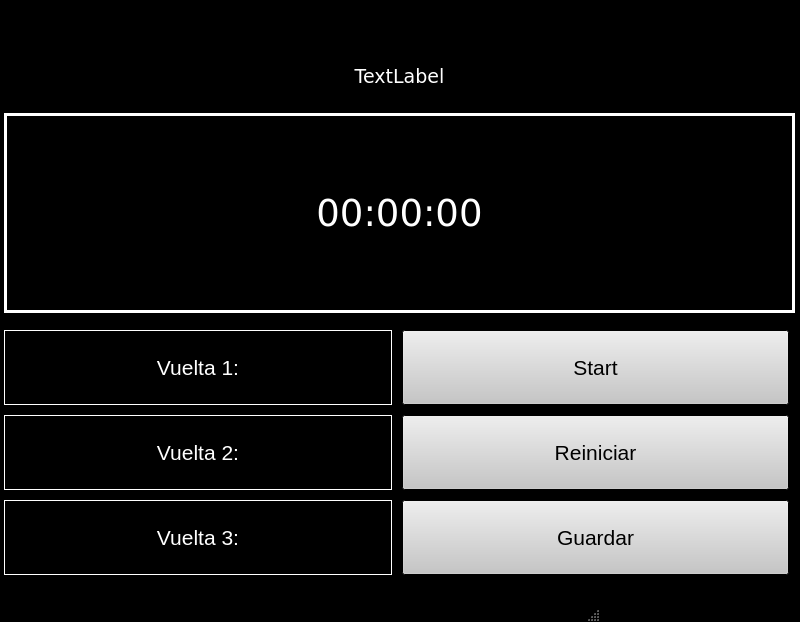
<?xml version="1.0" encoding="UTF-8"?>
<ui version="4.0">
 <class>MainWindow</class>
 <widget class="QMainWindow" name="MainWindow">
  <property name="geometry">
   <rect>
    <x>0</x>
    <y>0</y>
    <width>800</width>
    <height>600</height>
   </rect>
  </property>
  <property name="sizePolicy">
   <sizepolicy hsizetype="Fixed" vsizetype="Fixed">
    <horstretch>0</horstretch>
    <verstretch>0</verstretch>
   </sizepolicy>
  </property>
  <property name="maximumSize">
   <size>
    <width>800</width>
    <height>600</height>
   </size>
  </property>
  <property name="palette">
   <palette>
    <active>
     <colorrole role="WindowText">
      <brush brushstyle="SolidPattern">
       <color alpha="255">
        <red>255</red>
        <green>255</green>
        <blue>255</blue>
       </color>
      </brush>
     </colorrole>
     <colorrole role="Button">
      <brush brushstyle="SolidPattern">
       <color alpha="255">
        <red>198</red>
        <green>198</green>
        <blue>198</blue>
       </color>
      </brush>
     </colorrole>
     <colorrole role="Text">
      <brush brushstyle="SolidPattern">
       <color alpha="255">
        <red>255</red>
        <green>255</green>
        <blue>255</blue>
       </color>
      </brush>
     </colorrole>
     <colorrole role="Base">
      <brush brushstyle="SolidPattern">
       <color alpha="255">
        <red>255</red>
        <green>255</green>
        <blue>255</blue>
       </color>
      </brush>
     </colorrole>
     <colorrole role="Window">
      <brush brushstyle="SolidPattern">
       <color alpha="255">
        <red>0</red>
        <green>0</green>
        <blue>0</blue>
       </color>
      </brush>
     </colorrole>
    </active>
    <inactive>
     <colorrole role="WindowText">
      <brush brushstyle="SolidPattern">
       <color alpha="255">
        <red>255</red>
        <green>255</green>
        <blue>255</blue>
       </color>
      </brush>
     </colorrole>
     <colorrole role="Button">
      <brush brushstyle="SolidPattern">
       <color alpha="255">
        <red>198</red>
        <green>198</green>
        <blue>198</blue>
       </color>
      </brush>
     </colorrole>
     <colorrole role="Text">
      <brush brushstyle="SolidPattern">
       <color alpha="255">
        <red>255</red>
        <green>255</green>
        <blue>255</blue>
       </color>
      </brush>
     </colorrole>
     <colorrole role="Base">
      <brush brushstyle="SolidPattern">
       <color alpha="255">
        <red>255</red>
        <green>255</green>
        <blue>255</blue>
       </color>
      </brush>
     </colorrole>
     <colorrole role="Window">
      <brush brushstyle="SolidPattern">
       <color alpha="255">
        <red>0</red>
        <green>0</green>
        <blue>0</blue>
       </color>
      </brush>
     </colorrole>
    </inactive>
    <disabled>
     <colorrole role="WindowText">
      <brush brushstyle="SolidPattern">
       <color alpha="255">
        <red>120</red>
        <green>120</green>
        <blue>120</blue>
       </color>
      </brush>
     </colorrole>
     <colorrole role="Button">
      <brush brushstyle="SolidPattern">
       <color alpha="255">
        <red>198</red>
        <green>198</green>
        <blue>198</blue>
       </color>
      </brush>
     </colorrole>
     <colorrole role="Text">
      <brush brushstyle="SolidPattern">
       <color alpha="255">
        <red>120</red>
        <green>120</green>
        <blue>120</blue>
       </color>
      </brush>
     </colorrole>
     <colorrole role="Base">
      <brush brushstyle="SolidPattern">
       <color alpha="255">
        <red>0</red>
        <green>0</green>
        <blue>0</blue>
       </color>
      </brush>
     </colorrole>
     <colorrole role="Window">
      <brush brushstyle="SolidPattern">
       <color alpha="255">
        <red>0</red>
        <green>0</green>
        <blue>0</blue>
       </color>
      </brush>
     </colorrole>
    </disabled>
   </palette>
  </property>
  <property name="windowTitle">
   <string>MainWindow</string>
  </property>
  <property name="autoFillBackground">
   <bool>false</bool>
  </property>
  <widget class="QWidget" name="centralwidget">
   <property name="minimumSize">
    <size>
     <width>800</width>
     <height>600</height>
    </size>
   </property>
   <property name="maximumSize">
    <size>
     <width>800</width>
     <height>600</height>
    </size>
   </property>
   <widget class="QWidget" name="verticalLayoutWidget">
    <property name="geometry">
     <rect>
      <x>-1</x>
      <y>39</y>
      <width>801</width>
      <height>561</height>
     </rect>
    </property>
    <layout class="QVBoxLayout" name="verticalLayout">
     <property name="spacing">
      <number>0</number>
     </property>
     <property name="sizeConstraint">
      <enum>QLayout::SetDefaultConstraint</enum>
     </property>
     <property name="leftMargin">
      <number>5</number>
     </property>
     <property name="rightMargin">
      <number>5</number>
     </property>
     <item>
      <widget class="QLabel" name="nombre_paciente">
       <property name="maximumSize">
        <size>
         <width>16777215</width>
         <height>50</height>
        </size>
       </property>
       <property name="font">
        <font>
         <family>DejaVu Sans</family>
         <pointsize>14</pointsize>
        </font>
       </property>
       <property name="text">
        <string>TextLabel</string>
       </property>
       <property name="alignment">
        <set>Qt::AlignCenter</set>
       </property>
      </widget>
     </item>
     <item>
      <widget class="QLabel" name="Cronometro">
       <property name="enabled">
        <bool>true</bool>
       </property>
       <property name="sizePolicy">
        <sizepolicy hsizetype="Fixed" vsizetype="Fixed">
         <horstretch>0</horstretch>
         <verstretch>0</verstretch>
        </sizepolicy>
       </property>
       <property name="maximumSize">
        <size>
         <width>800</width>
         <height>200</height>
        </size>
       </property>
       <property name="font">
        <font>
         <family>DejaVu Sans</family>
         <pointsize>28</pointsize>
        </font>
       </property>
       <property name="layoutDirection">
        <enum>Qt::LeftToRight</enum>
       </property>
       <property name="frameShape">
        <enum>QFrame::Box</enum>
       </property>
       <property name="lineWidth">
        <number>3</number>
       </property>
       <property name="text">
        <string>00:00:00</string>
       </property>
       <property name="alignment">
        <set>Qt::AlignCenter</set>
       </property>
      </widget>
     </item>
     <item>
      <layout class="QHBoxLayout" name="VentanaCrono">
       <property name="spacing">
        <number>10</number>
       </property>
       <property name="leftMargin">
        <number>0</number>
       </property>
       <property name="rightMargin">
        <number>5</number>
       </property>
       <item>
        <layout class="QVBoxLayout" name="verticalLayout_2">
         <property name="spacing">
          <number>10</number>
         </property>
         <property name="leftMargin">
          <number>0</number>
         </property>
         <property name="topMargin">
          <number>5</number>
         </property>
         <property name="rightMargin">
          <number>0</number>
         </property>
         <property name="bottomMargin">
          <number>10</number>
         </property>
         <item>
          <widget class="QLabel" name="Tiempo_v_1">
           <property name="maximumSize">
            <size>
             <width>393</width>
             <height>75</height>
            </size>
           </property>
           <property name="font">
            <font>
             <pointsize>16</pointsize>
            </font>
           </property>
           <property name="frameShape">
            <enum>QFrame::Box</enum>
           </property>
           <property name="frameShadow">
            <enum>QFrame::Plain</enum>
           </property>
           <property name="text">
            <string>Vuelta 1:</string>
           </property>
           <property name="alignment">
            <set>Qt::AlignCenter</set>
           </property>
          </widget>
         </item>
         <item>
          <widget class="QLabel" name="Tiempo_v_2">
           <property name="maximumSize">
            <size>
             <width>393</width>
             <height>75</height>
            </size>
           </property>
           <property name="font">
            <font>
             <pointsize>16</pointsize>
            </font>
           </property>
           <property name="frameShape">
            <enum>QFrame::Box</enum>
           </property>
           <property name="text">
            <string>Vuelta 2:</string>
           </property>
           <property name="alignment">
            <set>Qt::AlignCenter</set>
           </property>
          </widget>
         </item>
         <item>
          <widget class="QLabel" name="Tiempo_v_3">
           <property name="maximumSize">
            <size>
             <width>393</width>
             <height>75</height>
            </size>
           </property>
           <property name="font">
            <font>
             <pointsize>16</pointsize>
            </font>
           </property>
           <property name="frameShape">
            <enum>QFrame::Box</enum>
           </property>
           <property name="frameShadow">
            <enum>QFrame::Plain</enum>
           </property>
           <property name="lineWidth">
            <number>1</number>
           </property>
           <property name="midLineWidth">
            <number>0</number>
           </property>
           <property name="text">
            <string>Vuelta 3:</string>
           </property>
           <property name="scaledContents">
            <bool>false</bool>
           </property>
           <property name="alignment">
            <set>Qt::AlignCenter</set>
           </property>
          </widget>
         </item>
        </layout>
       </item>
       <item>
        <layout class="QVBoxLayout" name="verticalLayout_3">
         <property name="spacing">
          <number>10</number>
         </property>
         <property name="sizeConstraint">
          <enum>QLayout::SetDefaultConstraint</enum>
         </property>
         <property name="topMargin">
          <number>5</number>
         </property>
         <property name="rightMargin">
          <number>1</number>
         </property>
         <property name="bottomMargin">
          <number>10</number>
         </property>
         <item>
          <widget class="QPushButton" name="Start">
           <property name="maximumSize">
            <size>
             <width>390</width>
             <height>75</height>
            </size>
           </property>
           <property name="font">
            <font>
             <family>Arial</family>
             <pointsize>16</pointsize>
            </font>
           </property>
           <property name="text">
            <string>Start</string>
           </property>
          </widget>
         </item>
         <item>
          <widget class="QPushButton" name="Reset">
           <property name="maximumSize">
            <size>
             <width>390</width>
             <height>75</height>
            </size>
           </property>
           <property name="font">
            <font>
             <family>Arial</family>
             <pointsize>16</pointsize>
            </font>
           </property>
           <property name="text">
            <string>Reiniciar</string>
           </property>
          </widget>
         </item>
         <item>
          <widget class="QPushButton" name="Guardar">
           <property name="maximumSize">
            <size>
             <width>390</width>
             <height>75</height>
            </size>
           </property>
           <property name="font">
            <font>
             <family>Liberation Sans</family>
             <pointsize>16</pointsize>
            </font>
           </property>
           <property name="text">
            <string>Guardar</string>
           </property>
          </widget>
         </item>
        </layout>
       </item>
      </layout>
     </item>
    </layout>
   </widget>
  </widget>
  <widget class="QStatusBar" name="statusbar">
   <property name="maximumSize">
    <size>
     <width>600</width>
     <height>800</height>
    </size>
   </property>
  </widget>
 </widget>
 <resources/>
 <connections/>
</ui>
